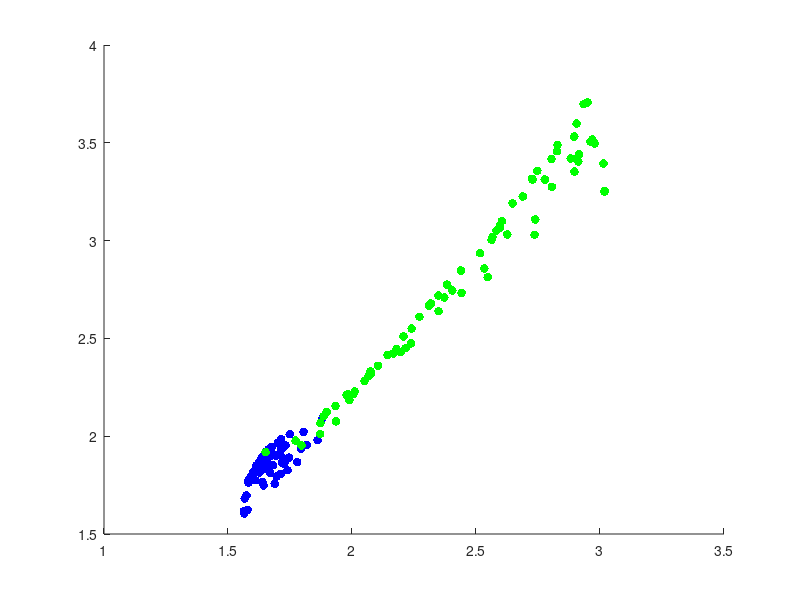

Write MATLAB code to recreate this figure.
clear;clc;close all;

load('mle_good_bad_data.mat')

sz=40;
figure;hold on;
scatter((good_data(:,1)+good_data(:,2))/2,...
    (good_data(:,3)+good_data(:,4))/2,sz,'b','filled')
scatter((somewhat_data(:,1)+somewhat_data(:,2))/2,...
    (somewhat_data(:,3)+somewhat_data(:,4))/2,sz,'b','filled')
scatter((bad_data(:,1)+bad_data(:,2))/2,...
    (bad_data(:,3)+bad_data(:,4))/2,sz,'g','filled')
%%
good_top = mean(good_data(:,1));
good_bottom = mean(good_data(:,2));
good_right = mean(good_data(:,3));
good_left = mean(good_data(:,4));
% 
% top_bad = mean(bad_data(:,1));
% bottom_bad = mean(bad_data(:,2));
% right_bad = mean(bad_data(:,3));
% left_bad = mean(bad_data(:,4));